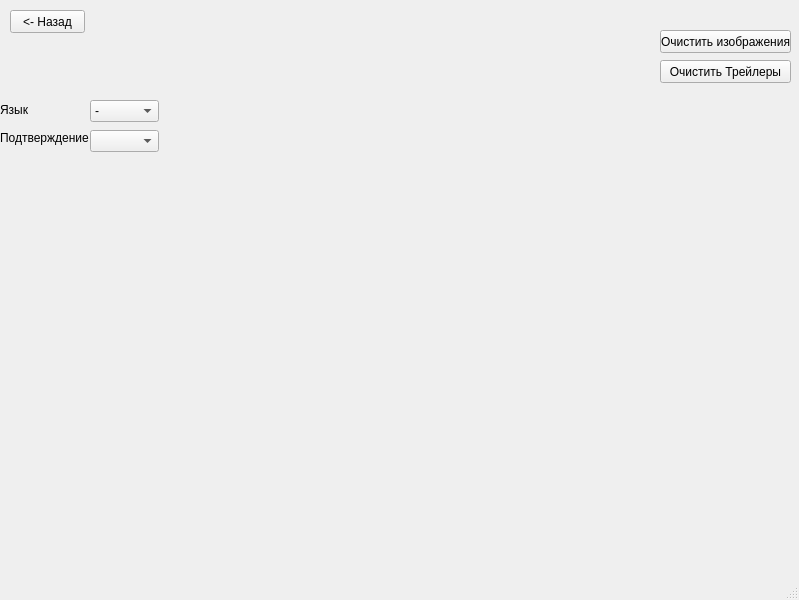
<?xml version="1.0" encoding="UTF-8"?>
<ui version="4.0">
 <class>MainWindow</class>
 <widget class="QMainWindow" name="MainWindow">
  <property name="geometry">
   <rect>
    <x>0</x>
    <y>0</y>
    <width>799</width>
    <height>600</height>
   </rect>
  </property>
  <property name="windowTitle">
   <string>MainWindow</string>
  </property>
  <widget class="QWidget" name="centralwidget">
   <widget class="QLabel" name="language_text">
    <property name="geometry">
     <rect>
      <x>0</x>
      <y>100</y>
      <width>41</width>
      <height>20</height>
     </rect>
    </property>
    <property name="text">
     <string>Язык</string>
    </property>
   </widget>
   <widget class="QComboBox" name="language_list">
    <property name="geometry">
     <rect>
      <x>90</x>
      <y>100</y>
      <width>69</width>
      <height>22</height>
     </rect>
    </property>
    <item>
     <property name="text">
      <string>-</string>
     </property>
    </item>
    <item>
     <property name="text">
      <string>RU</string>
     </property>
    </item>
    <item>
     <property name="text">
      <string>ENG</string>
     </property>
    </item>
   </widget>
   <widget class="QPushButton" name="btn_exit">
    <property name="geometry">
     <rect>
      <x>10</x>
      <y>10</y>
      <width>75</width>
      <height>23</height>
     </rect>
    </property>
    <property name="text">
     <string>&lt;- Назад</string>
    </property>
   </widget>
   <widget class="QLabel" name="confirmation_text">
    <property name="geometry">
     <rect>
      <x>0</x>
      <y>130</y>
      <width>91</width>
      <height>16</height>
     </rect>
    </property>
    <property name="text">
     <string>Подтверждение </string>
    </property>
   </widget>
   <widget class="QComboBox" name="confirmation">
    <property name="geometry">
     <rect>
      <x>90</x>
      <y>130</y>
      <width>69</width>
      <height>22</height>
     </rect>
    </property>
   </widget>
   <widget class="QPushButton" name="btn_clear_all_trailers">
    <property name="geometry">
     <rect>
      <x>660</x>
      <y>60</y>
      <width>131</width>
      <height>23</height>
     </rect>
    </property>
    <property name="text">
     <string>Очистить Трейлеры</string>
    </property>
   </widget>
   <widget class="QPushButton" name="btn_clear_all_images">
    <property name="geometry">
     <rect>
      <x>660</x>
      <y>30</y>
      <width>131</width>
      <height>23</height>
     </rect>
    </property>
    <property name="text">
     <string>Очистить изображения</string>
    </property>
   </widget>
  </widget>
  <widget class="QMenuBar" name="menubar">
   <property name="geometry">
    <rect>
     <x>0</x>
     <y>0</y>
     <width>799</width>
     <height>21</height>
    </rect>
   </property>
  </widget>
  <widget class="QStatusBar" name="statusbar"/>
 </widget>
 <resources/>
 <connections/>
</ui>
